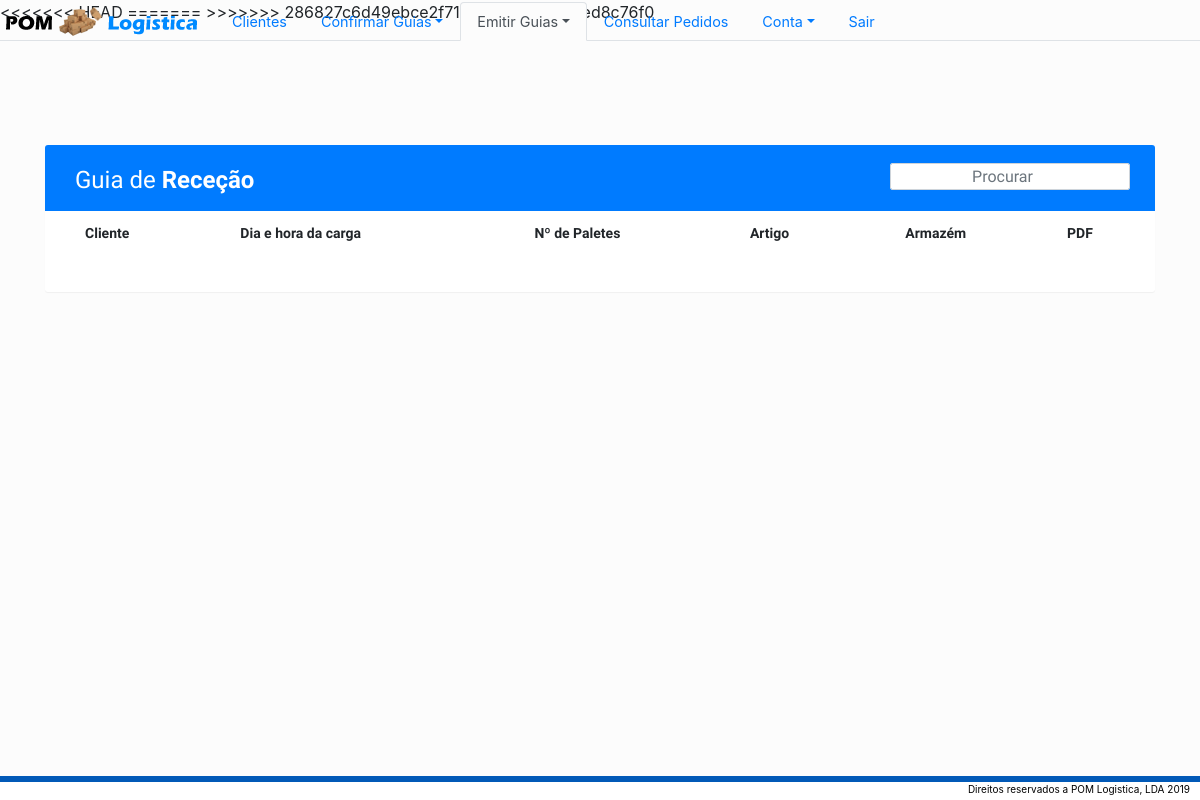
Before: /Operador/Listagens/Listar_guia_rececao.php with the older database file.
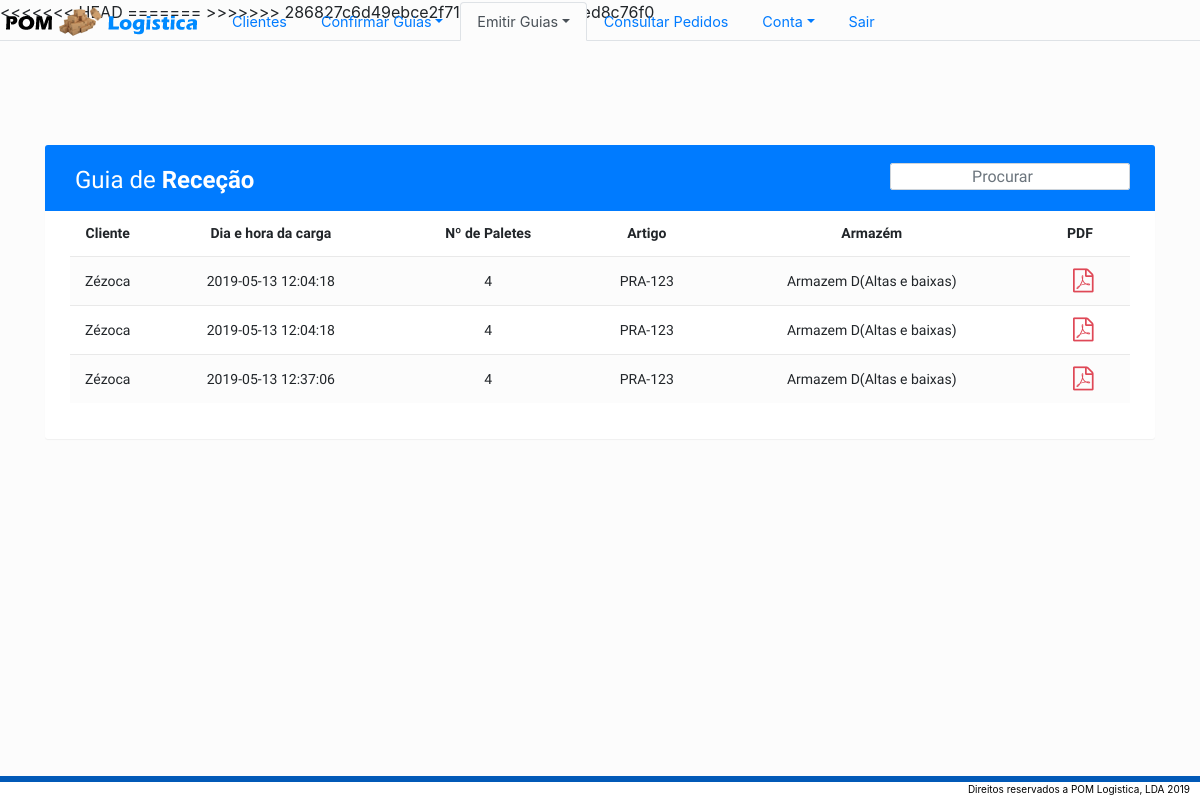
After: the same page with the newer database file.
### tables this page shows
CREATE TABLE `guia` (
  `id` int(11) NOT NULL,
  `cliente_id` int(3) DEFAULT NULL,
  `guia_id` int(3) DEFAULT NULL,
  `tipo_guia_id` int(3) DEFAULT NULL,
  `tipo_palete_id` int(3) DEFAULT NULL,
  `tipo_zona_id` int(3) DEFAULT NULL,
  `armazem_id` int(3) DEFAULT NULL,
  `artigo_id` int(3) DEFAULT NULL,
  `data_prevista` datetime DEFAULT NULL,
  `data_carga` datetime NOT NULL,
  `numero_paletes` int(3) DEFAULT NULL,
  `numero_requisicao` text,
  `morada` text,
  `localidade` text,
  `matricula` text,
  `confirmar` tinyint(1) DEFAULT NULL,
  `confirmarTotal` tinyint(1) DEFAULT NULL
);

CREATE TABLE `cliente` (
  `id` int(11) NOT NULL,
  `nome` text NOT NULL,
  `nif` int(9) NOT NULL,
  `morada` text NOT NULL,
  `localidade` text NOT NULL
);

CREATE TABLE `artigo` (
  `id` int(11) NOT NULL,
  `cliente_id` int(11) NOT NULL,
  `referencia` text NOT NULL,
  `nome` text NOT NULL,
  `peso` decimal(5,2) NOT NULL
);

CREATE TABLE `armazem` (
  `id` int(11) NOT NULL,
  `nome` text NOT NULL,
  `espaco` int(5) NOT NULL,
  `custo_carga` decimal(5,2) NOT NULL,
  `custo_descarga` decimal(5,2) NOT NULL
);

### Operador/Listagens/Listar_guia_rececao.php (the view, shortened to what this page needs)
<!DOCTYPE html>
<html lang=pt dir="ltr">
<head>
  <link rel="stylesheet" href="https://stackpath.bootstrapcdn.com/bootstrap/4.3.1/css/bootstrap.min.css">
  <link rel="stylesheet" href="https://maxcdn.bootstrapcdn.com/font-awesome/4.7.0/css/font-awesome.min.css">
  <link rel="stylesheet" href="\POM-Logistica\styles\table.min.css">
  <link rel="stylesheet" href="https://cdn.datatables.net/1.10.19/css/dataTables.bootstrap4.min.css">
  <link rel="stylesheet" href="https://cdn.datatables.net/buttons/1.5.6/css/buttons.bootstrap4.min.css">
</head>
<body>
  <form class="container" action="/POM-Logistica/PDFs/pdf.php" style="font-family: 'Varela Round', sans-serif; font-size:14px; z-index:1;" method="post">
    <div class="table-wrapper" style="margin-top:5rem;">
      <div class="table-title" style="background-color:#007bff; margin-top:-5.5rem;">
        <h2>Guia de <b>Receção</b></h2>
      </div>
      <input type="search" class="form-control" placeholder="Procurar" id="searchbox">
      <div class="mobileTable">
        <table style="margin-left:auto; margin-right:auto;" class="table table-striped table-hover" id="myTable">
          <thead style="margin-top:-5rem">
            <tr>
              <th style=" text-align:center">Cliente</th>
              <th style=" text-align:center">Dia e hora da carga</th>
              <th style=" text-align:center">Nº de Paletes</th>
              <th style=" text-align:center;">Artigo</th>
              <th style=" text-align:center">Armazém</th>
              <th style=" text-align:center">PDF</th>
            </tr>
          </thead>
          <tbody>
            <?php
            $dado = mysqli_query($conn, "SELECT guia.id as idg,guia.artigo_id,guia.cliente_id,guia.numero_paletes, guia.data_prevista, guia.numero_requisicao,guia.armazem_id, guia.confirmar, guia.confirmarTotal, cliente.nome as clientenome ,armazem.nome as armazemnome,artigo.referencia as artigoreef FROM guia INNER JOIN cliente on guia.cliente_id = cliente.id INNER JOIN artigo on guia.artigo_id=artigo.id INNER JOIN armazem on guia.armazem_id=armazem.id WHERE tipo_guia_id=3 ");
            foreach ($dado as $eachRow) {
              $GuiaID = $eachRow['idg'];
              $qtPal = $eachRow['numero_paletes'];
              $nomeArmazem = $eachRow['armazemnome'];
              $nomeCliente = $eachRow['clientenome'];
              $refArtigo = $eachRow['artigoreef'];
              $timeRN = $eachRow['data_prevista'];
              echo '<tr class="table-row" data-value="' . $GuiaID . '">';
              echo '<td data-toggle="modal" data-target="#exampleModal2" style="text-align:center"> ' . $nomeCliente . '</td>';
              echo '<td data-toggle="modal" data-target="#exampleModal2" style="text-align:center"> ' . $timeRN . '</td>';
              echo '<td data-toggle="modal" data-target="#exampleModal2" style="text-align:center"> ' . $qtPal . '</td>';
              echo '<td data-toggle="modal" data-target="#exampleModal2" style="text-align:center"> ' . $refArtigo . '</td>';
              echo '<td data-toggle="modal" data-target="#exampleModal2" style="text-align:center"> ' . $nomeArmazem . '</td>';
              ?>
              <td style="w cursor:context-menu; text-align:center;"><button type="submit" style="font-size:8px; height:1.5rem; width:1px;" class="btn" name="GuiaID" value="<?php echo $GuiaID ?>"><i class="fa fa-file-pdf-o" style="font-size:24px; color:#dc3545; margin-left:-7px; margin-top:-8px"></i></button></td>
              <?php
              echo '</tr>';
            }
            ?>
          </tbody>
        </table>
      </div>
    </div>
  </form>
</body>
</html>

Changed rows visible on the page:
added guia: $GuiaID 169 (drawn), cliente.nome "Zézoca", data_prevista "2019-05-13 12:04:18", numero_paletes "4", artigo.referencia "PRA-123", armazem.nome "Armazem D(Altas e baixas)"
added guia: $GuiaID 170 (drawn), cliente.nome "Zézoca", data_prevista "2019-05-13 12:04:18", numero_paletes "4", artigo.referencia "PRA-123", armazem.nome "Armazem D(Altas e baixas)"
added guia: $GuiaID 171 (drawn), cliente.nome "Zézoca", data_prevista "2019-05-13 12:37:06", numero_paletes "4", artigo.referencia "PRA-123", armazem.nome "Armazem D(Altas e baixas)"
